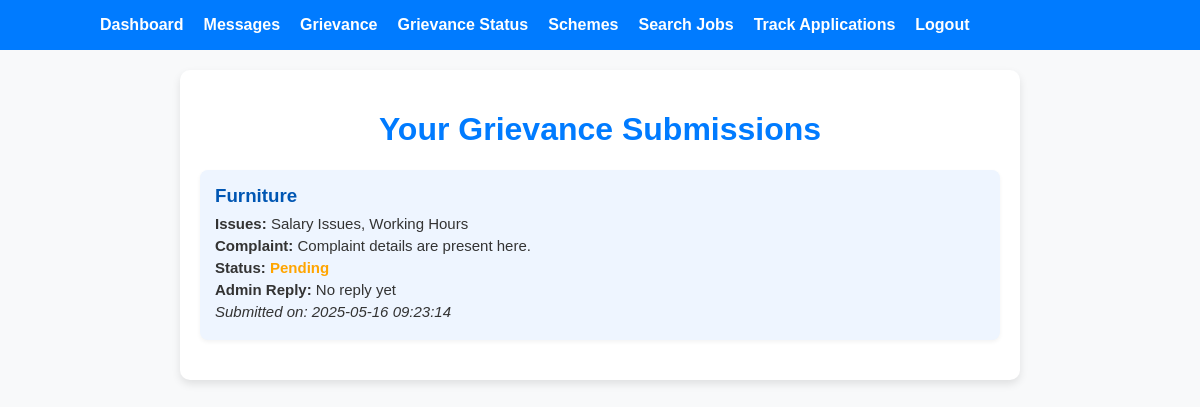
Screenshot of /grievances/status (signed in) with the database file from the repository.
### tables this page shows
CREATE TABLE grievances (
            id INTEGER PRIMARY KEY AUTOINCREMENT,
            company_id INTEGER NOT NULL,
            user_id INTEGER NOT NULL,
            issues TEXT NOT NULL,
            complaint TEXT NOT NULL,
            created_at TIMESTAMP DEFAULT CURRENT_TIMESTAMP, resolved integer, admin_reply TEXT DEFAULT NULL,
            FOREIGN KEY (company_id) REFERENCES company(id) ON DELETE CASCADE,
            FOREIGN KEY (user_id) REFERENCES laborers(id) ON DELETE CASCADE
        );

CREATE TABLE company (
            id INTEGER PRIMARY KEY AUTOINCREMENT,
            name TEXT NOT NULL,
            reg_id TEXT UNIQUE NOT NULL,  -- Company Registration ID
            address TEXT NOT NULL
        );

### app.py (the view)
@app.route('/grievances/status')
def view_grievance_status():
    if 'user_id' not in session or session['user_role'] != 'laborer':
        flash('You must be logged in as a laborer to view grievances.', 'error')
        return redirect(url_for('login'))
    db = get_db()
    cursor = db.cursor()
    cursor.execute('''
        SELECT g.id, g.issues, g.complaint, g.created_at, g.resolved,
               g.admin_reply, c.name AS company_name
        FROM grievances g
        JOIN company c ON g.company_id = c.id
        WHERE g.user_id = ?
        ORDER BY g.created_at DESC
    ''', (session['user_id'],))
    grievances = cursor.fetchall()
    return render_template('grievance_status.html', grievances=grievances)

### app.py (called while the page is built)
def get_db():
    db = getattr(g, '_database', None)
    if db is None:
        db = g._database = sqlite3.connect(DATABASE)
        db.row_factory = sqlite3.Row
    return db

@app.teardown_appcontext
def close_connection(exception):
    db = getattr(g, '_database', None)
    if db is not None:
        db.close()

### templates/grievance_status.html (shortened to what this page needs)
<!DOCTYPE html>
<html lang="en">
<head>
</head>
<body>
<nav class="navbar">
    <div class="navbar-container">
        <ul class="nav-links" id="nav-links">
            <li><a href="{{ url_for('dashboard') }}">Dashboard</a></li>
            <li><a href="{{ url_for('view_messages') }}">Messages</a></li>
            <li><a href="{{ url_for('grievance') }}">Grievance</a></li>
            <li><a href="{{ url_for('view_grievance_status') }}">Grievance Status</a></li>
            <li><a href="{{ url_for('schemes') }}">Schemes</a></li>
            <li><a href="{{ url_for('search_jobs') }}">Search Jobs</a></li>
            <li><a href="{{ url_for('track_applications') }}">Track Applications</a></li>
            <li><a href="{{ url_for('logout') }}">Logout</a></li>
        </ul>
    </div>
</nav>
<div class="container">
    <h1>Your Grievance Submissions</h1>
    {% if grievances %}
        {% for g in grievances %}
        <div class="grievance">
            <h3>{{ g.company_name }}</h3>
            <p><strong>Issues:</strong> {{ g.issues }}</p>
            <p><strong>Complaint:</strong> {{ g.complaint }}</p>
            <p><strong>Status:</strong>
                {% if g.resolved %}<span class="status-resolved">Resolved</span>
                {% else %}<span class="status-pending">Pending</span>{% endif %}
            </p>
            <p><strong>Admin Reply:</strong> {{ g.admin_reply if g.admin_reply else "No reply yet" }}</p>
            <p><em>Submitted on: {{ g.created_at }}</em></p>
        </div>
        {% endfor %}
    {% else %}
        <p>You haven't submitted any grievances yet.</p>
    {% endif %}
</div>
</body>
</html>

### templates/grievance_status.html (style rules this page uses)
body { font-family: Arial, sans-serif; margin: 0; padding: 0; background-color: #f8f9fa; color: #333; }
.navbar { background-color: #007bff; padding: 1rem; color: white; }
.navbar-container { display: flex; justify-content: space-between; align-items: center; flex-wrap: wrap; max-width: 1000px; margin: auto; }
.nav-links { display: flex; list-style: none; padding: 0; margin: 0; gap: 20px; }
.nav-links li a { color: white; text-decoration: none; font-weight: bold; }
.container { max-width: 800px; margin: 0 auto; padding: 20px; background: white; border-radius: 10px; box-shadow: 0 4px 8px rgba(0, 0, 0, 0.1); margin-top: 20px; }
h1 { text-align: center; color: #007bff; }
.grievance { background: #eef5ff; padding: 15px; border-radius: 8px; margin-bottom: 20px; box-shadow: 0 2px 4px rgba(0,0,0,0.05); }
.grievance h3 { margin: 0 0 8px; color: #0056b3; }
.grievance p { margin: 5px 0; font-size: 15px; }
.status-pending { color: orange; font-weight: bold; }

### rows the page displays
grievances: company_name "Furniture", issues "Salary Issues, Working Hours", complaint "Complaint details are present here.", admin_reply "No reply yet", created_at "2025-05-16 09:23:14"
